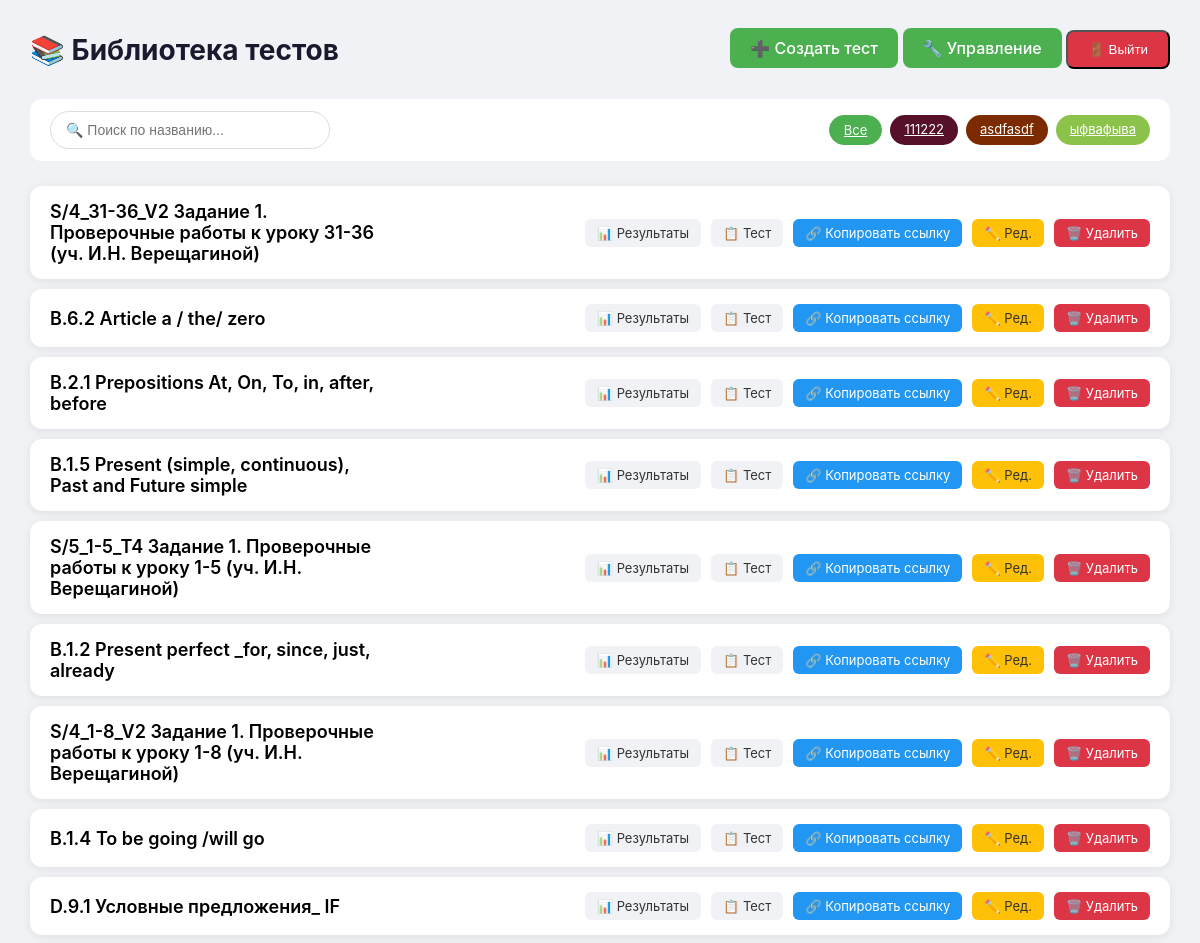
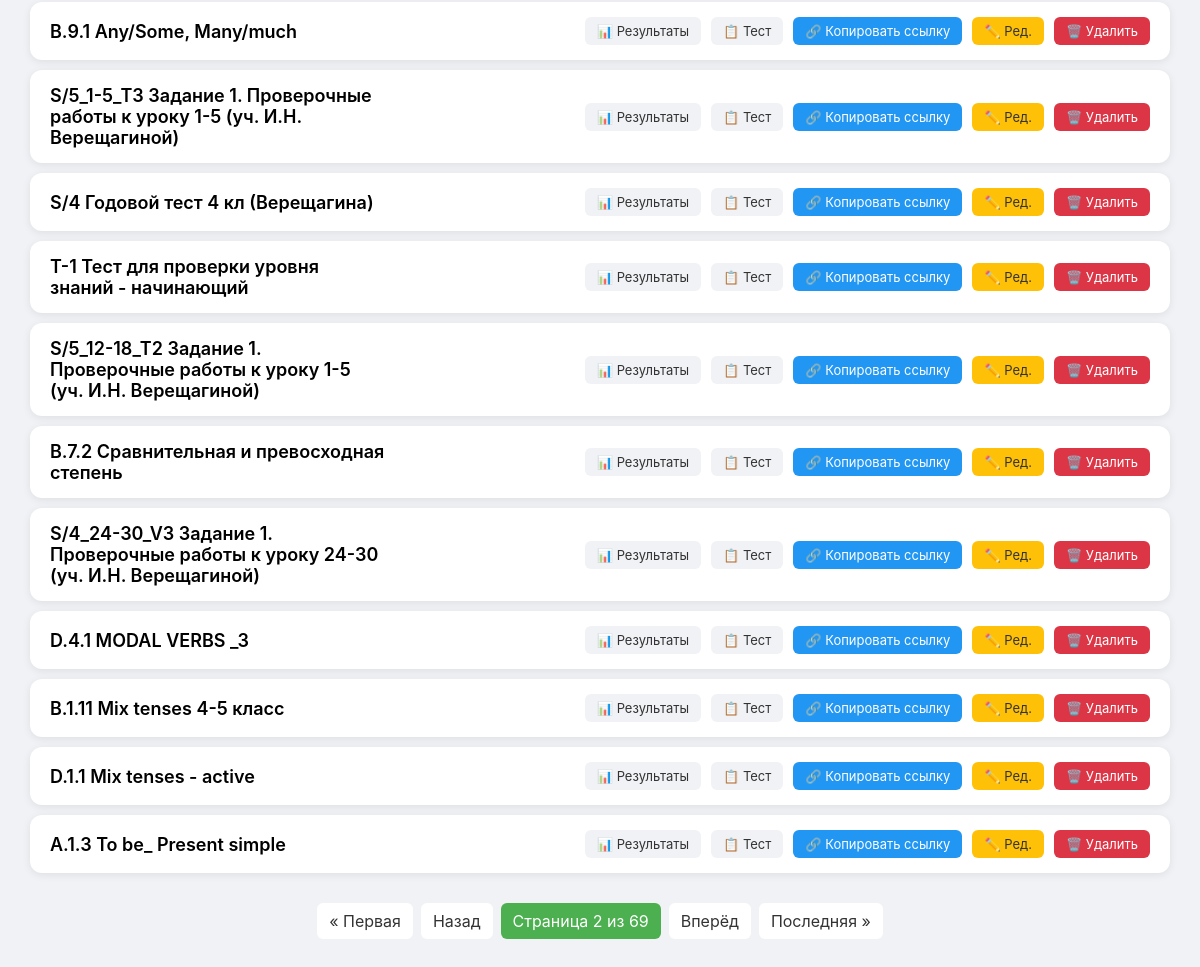
/tests/teacher/?page=2 (signed in), run on the app's committed database (2 pictures, top to bottom).
### tests/models.py (models this page shows, shortened)
class Tag(models.Model):
    name = models.CharField(max_length=50, unique=True)
    color = models.CharField(max_length=7, default='#e0e0e0')

class Test(models.Model):
    title = models.CharField(max_length=200)
    description = models.TextField(blank=True)
    author = models.ForeignKey(settings.AUTH_USER_MODEL, on_delete=models.CASCADE)
    created_at = models.DateTimeField(auto_now_add=True)
    last_activity = models.DateTimeField(auto_now=True)
    tags = models.ManyToManyField('Tag', blank=True)

### tests/views.py (the view)
# urls.py: path('teacher/', views.teacher_home, name='teacher_home'),
@staff_member_required
def teacher_home(request):
    tests = Test.objects.all().order_by('-last_activity')
    search_query = request.GET.get('search', '')
    if search_query:
        tests = tests.filter(title__icontains=search_query)
    tag_filter = request.GET.get('tag', '')
    if tag_filter:
        tests = tests.filter(tags__name=tag_filter)
    paginator = Paginator(tests, 20)
    page_number = request.GET.get('page')
    page_obj = paginator.get_page(page_number)
    return render(request, 'tests/teacher_home.html', {
        'page_obj': page_obj,
        'search_query': search_query,
        'total_tests': tests.count(),
        'all_tags': Tag.objects.all(),  # ← обязательно
        'current_tag': tag_filter,
    })

### templates/tests/teacher_home.html (shortened to what this page needs)
<!DOCTYPE html>
<html>
<head>
</head>
<body>
<div class="container">
    <div class="header">
        <h1>📚 Библиотека тестов</h1>
        <div>
            {% if user.role == 'moderator' or user.role == 'admin' %}
                <a href="{% url 'create_test' %}" class="btn">➕ Создать тест</a>
            {% endif %}
            {% if user.role == 'admin' %}
                <a href="{% url 'admin_panel' %}" class="btn">🔧 Управление</a>
            {% endif %}
            <form action="{% url 'logout' %}" method="post" style="display: inline;">
                <button type="submit" class="btn" style="background: #dc3545;">🚪 Выйти</button>
            </form>
        </div>
    </div>
    <div class="stats-bar">
        <div class="search-box">
            <form method="get" action="">
                <input type="text" name="search" placeholder="🔍 Поиск по названию..." value="{{ search_query }}">
            </form>
        </div>
        <div class="filters">
    <a href="?{% if search_query %}search={{ search_query }}{% endif %}" class="filter-tag {% if not current_tag %}active{% endif %}">Все</a>
    {% for tag in all_tags %}
        <a href="?tag={{ tag.name }}{% if search_query %}&search={{ search_query }}{% endif %}" class="filter-tag {% if current_tag == tag.name %}active{% endif %}" style="background: {{ tag.color }}; color: white; border: none;">
            {{ tag.name }}
        </a>
    {% endfor %}
</div>
    </div>
    <div class="tests-list">
        {% for test in page_obj %}
        <div class="test-card">
            <div class="test-title">{{ test.title }}</div>
<div class="test-actions">
    <a href="{% url 'test_results' test.id %}" class="btn-small">📊 Результаты</a>
    <a href="{% url 'test_entry' test.id %}" class="btn-small">📋 Тест</a>
    <a href="#" class="btn-small copy-link" data-url="{% url 'test_entry' test.id %}" style="background: #2196F3; color: white;">🔗 Копировать ссылку</a>
    {% if user.role == 'admin' %}
        <a href="{% url 'edit_test' test.id %}" class="btn-small" style="background: #ffc107; color: #333;">✏️ Ред.</a>
        <a href="{% url 'delete_test' test.id %}" class="btn-small" style="background: #dc3545; color: white;" onclick="return confirm('Удалить тест «{{ test.title }}»? Все вопросы и результаты будут удалены!')">🗑️ Удалить</a>
    {% endif %}
</div>
        </div>
        {% empty %}
        <p>Тестов не найдено.</p>
        {% endfor %}
    </div>
    {% if page_obj.has_other_pages %}
    <div class="pagination">
        {% if page_obj.has_previous %}
            <a href="?page=1{% if search_query %}&search={{ search_query }}{% endif %}">« Первая</a>
            <a href="?page={{ page_obj.previous_page_number }}{% if search_query %}&search={{ search_query }}{% endif %}">Назад</a>
        {% endif %}
        <span class="current">Страница {{ page_obj.number }} из {{ page_obj.paginator.num_pages }}</span>
        {% if page_obj.has_next %}
            <a href="?page={{ page_obj.next_page_number }}{% if search_query %}&search={{ search_query }}{% endif %}">Вперёд</a>
            <a href="?page={{ page_obj.paginator.num_pages }}{% if search_query %}&search={{ search_query }}{% endif %}">Последняя »</a>
        {% endif %}
    </div>
    {% endif %}
</div>
</body>
</html>

### templates/tests/teacher_home.html (style rules this page uses)
* { margin: 0; padding: 0; box-sizing: border-box; }
body { font-family: -apple-system, BlinkMacSystemFont, 'Segoe UI', Roboto, Arial, sans-serif; background: #f0f2f5; padding: 30px; }
.container { max-width: 1400px; margin: 0 auto; }
.header { display: flex; justify-content: space-between; align-items: center; flex-wrap: wrap; gap: 15px; margin-bottom: 30px; }
h1 { font-size: 28px; color: #1a1a2e; }
.btn { background: #4CAF50; color: white; padding: 10px 20px; text-decoration: none; border-radius: 8px; font-weight: 500; }
.stats-bar { background: white; padding: 12px 20px; border-radius: 12px; margin-bottom: 25px; display: flex; justify-content: space-between; align-items: center; flex-wrap: wrap; gap: 15px; }
.search-box input { padding: 10px 15px; width: 280px; border: 1px solid #ddd; border-radius: 25px; font-size: 14px; }
.filters { display: flex; gap: 8px; flex-wrap: wrap; }
.filter-tag { padding: 6px 14px; border-radius: 20px; background: white; border: 1px solid #ddd; cursor: pointer; font-size: 13px; transition: 0.2s; }
.filter-tag.active { background: #4CAF50; color: white; border-color: #4CAF50; }
.tests-list { display: flex; flex-direction: column; gap: 10px; margin-bottom: 30px; }
.test-card { background: white; border-radius: 12px; padding: 15px 20px; display: flex; justify-content: space-between; align-items: center; flex-wrap: wrap; gap: 15px; box-shadow: 0 2px 8px rgba(0,0,0,0.08); }
.test-title { flex: 2; min-width: 200px; font-size: 18px; font-weight: 600; }
.test-actions { display: flex; gap: 10px; }
.btn-small { padding: 6px 12px; font-size: 13px; border-radius: 6px; text-decoration: none; background: #f0f2f5; color: #333; }
.pagination { display: flex; justify-content: center; gap: 8px; margin-top: 20px; }
.pagination a, .pagination span { padding: 8px 12px; border-radius: 6px; text-decoration: none; color: #333; background: white; }
.pagination .current { background: #4CAF50; color: white; }

### data on the page
Tag: name "111222"
Tag: name "asdfasdf"
Tag: name "ыфвафыва"
Test: title "S/4_31-36_V2 Задание 1. Проверочные работы к уроку 31-36 (уч. И.Н. Верещагиной)"
Test: title "В.6.2 Article a / the/ zero"
Test: title "В.2.1 Prepositions At, On, To, in, after, before"
Test: title "В.1.5 Present (simple, continuous), Past and Future simple"
Test: title "S/5_1-5_T4 Задание 1. Проверочные работы к уроку 1-5 (уч. И.Н. Верещагиной)"
Test: title "В.1.2 Present perfect _for, since, just, already"
Test: title "S/4_1-8_V2 Задание 1. Проверочные работы к уроку 1-8 (уч. И.Н. Верещагиной)"
Test: title "В.1.4 To be going /will go"
Test: title "D.9.1 Условные предложения_ IF"
Test: title "В.9.1 Any/Some, Many/much"
Test: title "S/5_1-5_T3 Задание 1. Проверочные работы к уроку 1-5 (уч. И.Н. Верещагиной)"
Test: title "S/4 Годовой тест 4 кл (Верещагина)"
Test: title "Т-1 Тест для проверки уровня знаний - начинающий"
Test: title "S/5_12-18_T2 Задание 1. Проверочные работы к уроку 1-5 (уч. И.Н. Верещагиной)"
Test: title "В.7.2 Сравнительная и превосходная степень"
Test: title "S/4_24-30_V3 Задание 1. Проверочные работы к уроку 24-30 (уч. И.Н. Верещагиной)"
Test: title "D.4.1 MODAL VERBS _3"
Test: title "B.1.11 Mix tenses 4-5 класс"
Test: title "D.1.1 Mix tenses - active"
Test: title "А.1.3 To be_ Present simple"

### other printed values
{{ page_obj.number }} "2"
{{ page_obj.paginator.num_pages }} "69"
